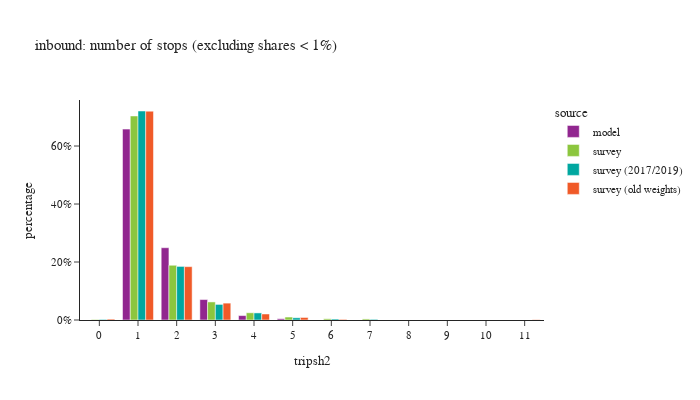

The notebook cell this image was saved under:
### Code cell
df_plot = df_tour.groupby(['tripsh2','source'])['toexpfac'].sum().reset_index()
df_plot['percentage'] = df_plot.groupby(['source'], group_keys=False)['toexpfac']. \
    apply(lambda x: x / float(x.sum()))
df_plot = df_plot.loc[df_plot['percentage'] > 0.001]
# df_plot
fig = px.bar(df_plot.sort_values(['source']), x="tripsh2", y="percentage", color="source",
             barmode="group",title="inbound: number of stops (excluding shares < 1%)",
             hover_data=['toexpfac'])
fig.update_layout(height=400, width=700, font=dict(size=11),
                  xaxis = dict(dtick = 1, categoryorder='category ascending'),
                  yaxis=dict(tickformat=".0%"))
fig.show()

### Figure 1 — Plotly figure (JSON) as saved in the notebook; plotly's stock layout.template omitted (floating-point values rounded to 4 significant figures)
{"data": [{"alignmentgroup": "True", "customdata": [[948.0], [142600.0], [53990.0], [15270.0], [3291.0]], "hovertemplate": "source=model<br>tripsh2=%{x}<br>percentage=%{y}<br>toexpfac=%{customdata[0]}<extra></extra>", "legendgroup": "model", "marker": {"color": "#91268F", "pattern": {"shape": ""}}, "name": "model", "offsetgroup": "model", "orientation": "v", "showlegend": true, "textposition": "auto", "type": "bar", "x": [5.0, 1.0, 2.0, 3.0, 4.0], "xaxis": "x", "y": [0.004377, 0.6583, 0.2493, 0.07052, 0.01519], "yaxis": "y"}, {"alignmentgroup": "True", "customdata": [[10400.0], [21610.0], [4123000.0], [24810.0], [1106000.0], [145900.0], [59870.0], [365200.0]], "hovertemplate": "source=survey<br>tripsh2=%{x}<br>percentage=%{y}<br>toexpfac=%{customdata[0]}<extra></extra>", "legendgroup": "survey", "marker": {"color": "#8CC63E", "pattern": {"shape": ""}}, "name": "survey", "offsetgroup": "survey", "orientation": "v", "showlegend": true, "textposition": "auto", "type": "bar", "x": [0.0, 7.0, 1.0, 6.0, 2.0, 4.0, 5.0, 3.0], "xaxis": "x", "y": [0.001775, 0.003688, 0.7037, 0.004234, 0.1888, 0.0249, 0.01022, 0.06234], "yaxis": "y"}, {"alignmentgroup": "True", "customdata": [[124700.0], [17720.0], [273900.0], [941600.0], [3673000.0], [10300.0], [12380.0], [38980.0]], "hovertemplate": "source=survey (2017/2019)<br>tripsh2=%{x}<br>percentage=%{y}<br>toexpfac=%{customdata[0]}<extra></extra>", "legendgroup": "survey (2017/2019)", "marker": {"color": "#00A7A0", "pattern": {"shape": ""}}, "name": "survey (2017/2019)", "offsetgroup": "survey (2017/2019)", "orientation": "v", "showlegend": true, "textposition": "auto", "type": "bar", "x": [4.0, 6.0, 3.0, 2.0, 1.0, 0.0, 7.0, 5.0], "xaxis": "x", "y": [0.02446, 0.003477, 0.05376, 0.1848, 0.7208, 0.002022, 0.002429, 0.00765], "yaxis": "y"}, {"alignmentgroup": "True", "customdata": [[12430.0], [324100.0], [115500.0], [1024000.0], [4009000.0], [17190.0], [48580.0], [6136.0]], "hovertemplate": "source=survey (old weights)<br>tripsh2=%{x}<br>percentage=%{y}<br>toexpfac=%{customdata[0]}<extra></extra>", "legendgroup": "survey (old weights)", "marker": {"color": "#F05A28", "pattern": {"shape": ""}}, "name": "survey (old weights)", "offsetgroup": "survey (old weights)", "orientation": "v", "showlegend": true, "textposition": "auto", "type": "bar", "x": [6.0, 3.0, 4.0, 2.0, 1.0, 0.0, 5.0, 11.0], "xaxis": "x", "y": [0.002233, 0.05823, 0.02075, 0.184, 0.7203, 0.003089, 0.008729, 0.001103], "yaxis": "y"}], "layout": {"barmode": "group", "font": {"size": 11}, "height": 400, "legend": {"title": {"text": "source"}, "tracegroupgap": 0}, "title": {"text": "inbound: number of stops (excluding shares < 1%)"}, "width": 700, "xaxis": {"anchor": "y", "categoryorder": "category ascending", "domain": [0.0, 1.0], "dtick": 1, "title": {"text": "tripsh2"}}, "yaxis": {"anchor": "x", "domain": [0.0, 1.0], "tickformat": ".0%", "title": {"text": "percentage"}}}}
